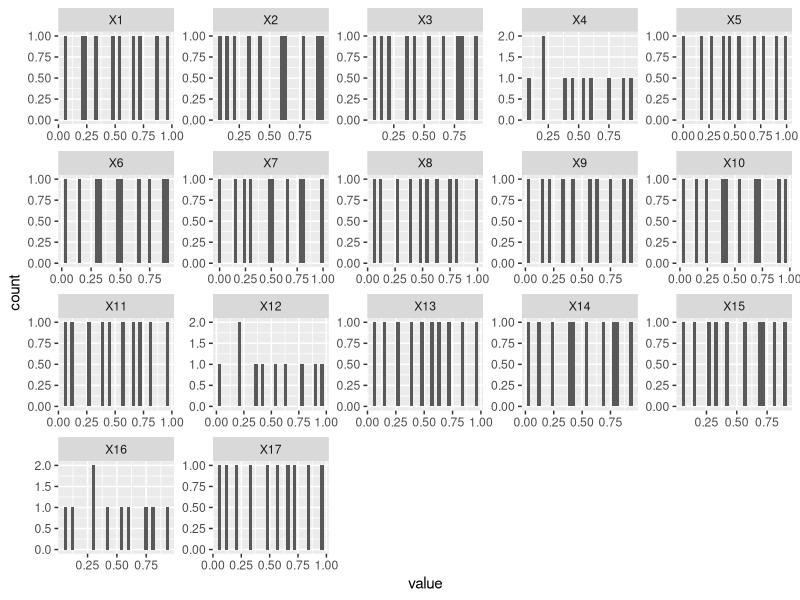
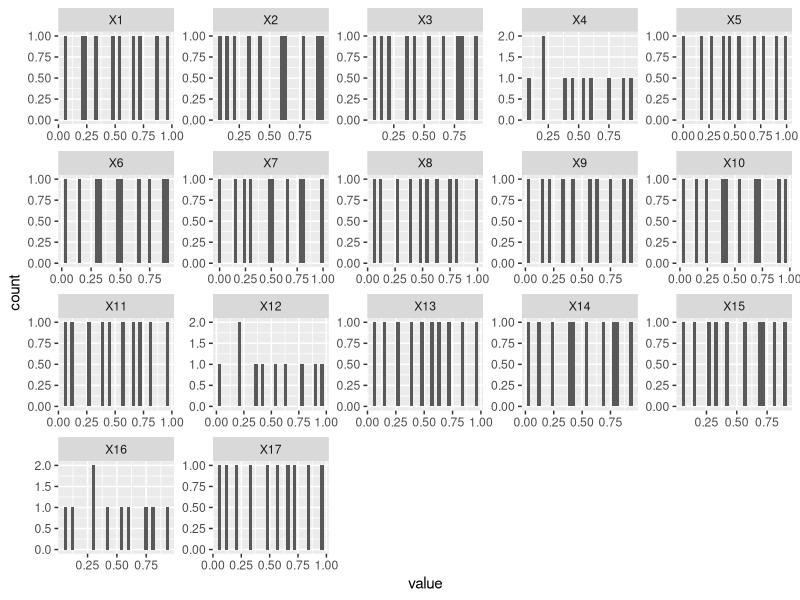

R code for these plots, in order:
#Lets load the lhs library
library(lhs)
library(ggplot2)
library(reshape)

#We will use the optimum lhs algorithm
#see http://rss.acs.unt.edu/Rdoc/library/lhs/html/optimumLHS.html

#Model design parameters
numberOfExperiments = 10	# How many experiments can we afford ?
numberOfParameters = 17

#Algorithm settings
maxSweeps=20	 		# The maximum number of times the algorithm may iterate ?
eps=.1				# The optimal stopping criterion

#we need to put the matrix in a data frame, so it gets headers etc, so we can work with it.
lhs=data.frame(optimumLHS(numberOfExperiments, numberOfParameters, maxSweeps, eps))

#make a histogram of each variable.
#We will do this to visualy inspect the uniformity of the data.

#We need to put the data in a two columns [ variable, value], or [X1, 0.223], so that we can plot it.
lhsMelt = melt(lhs)

#We will use 30 bins for each histogram
simpleHistogram = ggplot(data=lhsMelt, aes(x=value)) + geom_histogram(binwidth = 0.03) + facet_wrap(~ variable, scales="free") 
print(simpleHistogram)
ggsave(simpleHistogram, file="ExperimentDistributionHistogram.png") 



#Now we must scale the sample values so that we get paramter values out.
#LSH gives you numbers from [0 1]
#There are a few ways to do this.
#
# The seven parameters that need to be taken into account for experiment 1:
# 1. The belief tree aims (3 profiles) - 1 of 3
# 2. The affiliation weight 1 - from 0.7 to 0.8
# 3. The affiliation weight 2 - from 0.8 to 0.9
# 4. The affiliation weight 3 - from 0.9 to 1.0
# 5. The affiliation distribution 1 - from 25 to 50
# 6. The affiliation distribution 2 - from 25 to 50
# 7. The elecorate influence on policymakers - from 0.001 to 0.010
# 8. The resource potency parameter - from 1 to 10
# 9. The resource weight action - from 0.05 to 0.20
# 10. The trust decay coefficient - from 0.01-0.10
# 11. The conflict level coefficient 1 - from 0.7 to 0.8
# 12. The conflict level coefficient 2 - from 0.8 to 0.9
# 13. The conflict level coefficient 3 - from 0.9 to 1.0
# 14. The team gap in belief - from 0.6 to 1.0
# 15. The team gap in closeness of problem - fom 0.2 to 0.7
# 16. The team gap in closeness of policy - from 0.2 to 0.7
# 17. The ACF threshold - from 0.15 to 0.55

# 1. The belief tree aims
#partitions1=3
# we count backwards to avoid overwriting the values we already set to 1.
#for (i in partitions1:0) {
#  lhs$X1[which(lhs$X1 > (i-1)/partitions1 & lhs$X1 <= i/partitions1)] = i
#}
lhs$X1 = 1

# 2. The affiliation weight 1
lhs$X2 = 0.7

# 3. The affiliation weight 2
lhs$X3 = 0.8

# 4. The affiliation weight 3
lhs$X4 = 0.9

# 5. The affiliation distribution 1
#lhs$X5 = 33
lhs$X5 = 1+lhs$X5*49

# 6. The affiliation distribution 2
lhs$X6 = 0

# 7. The elecorate influence on policymakers
#lhs$X7 = 0.001+lhs$X7*0.009
lhs$X7 = 0.001

# 8. The resource potency parameter
#lhs$X8 = 1+lhs$X8*9
lhs$X8 = 1

# 9. The resource weight action
#lhs$X9 = 0.05+lhs$X9*0.15
lhs$X9 = 0.1

# 10. The trust decay coefficient - from 0.01-0.10
#lhs$X10 = 0.01+lhs$X10*0.09
lhs$X10 = 0.05

# 11. The conflict level coefficient 1 - from 0.7 to 0.8
#lhs$X11 = 0.7+lhs$X11*0.1
lhs$X11 = 0.7

# 12. The conflict level coefficient 2 - from 0.8 to 0.9
#lhs$X12 = 0.8+lhs$X12*0.1
lhs$X12 = 0.8

# 13. The conflict level coefficient 3 - from 0.9 to 1.0
#lhs$X13 = 0.9+lhs$X13*0.1
lhs$X13 = 0.9

# 14. The team gap in belief - from 0.6 to 1.0
#lhs$X14 = 0.6+lhs$X14*0.4
lhs$X14 = 0.8

# 15. The team gap in closeness of problem - fom 0.2 to 0.7
#lhs$X15 = 0.2+lhs$X15*0.5
lhs$X15 = 0.5

# 16. The team gap in closeness of policy - from 0.2 to 0.7
#lhs$X16 = 0.2+lhs$X16*0.5
lhs$X16 = 0.5

# 17. The ACF threshold - from 0.15 to 0.55
#lhs$X17 = 0.15+lhs$X17*0.4
lhs$X17 = 0.35

#1. our parameter value goes from [0  X]
#2. we have a base value and add a arange to it [x+0 x+y]
#3. a parameter is a boolean
#4. a parameter is a switch 1,2,3

#X1 whould be sweeped from [0 250]
#lhs$X1=lhs$X1*250

#X2 is swept from [300 350]
#lhs$X2=300+lhs$X2*50

#X3 is a boolean. If the sample value is below 0.5 is is TRUE, otherwise it is FALSE
#We ave to set the >= 0.5 first, otehrwise everything gets set to false.
#lhs$X3[which(lhs$X3 >= 0.5)] = "false"
#lhs$X3[which(lhs$X3 < 0.5)] = "true"

#x4 is a switch variable, having n possible values, 1,2,3...n We partition the [0 1] space into n parts, and test whether the value fall in, and assign a value to it.
#partitions=5

# we count backwards to avoid overwriting the values we already set to 1.
#for (i in partitions:1) {
#lhs$X4[which(lhs$X4 > (i-1)/partitions & lhs$X4 <= i/partitions)] = i
#}



#Now, lets save the data to a space separated file, no row or column names. 
#Note that we ARE NOT using CSV, as NetLogos file-read function expects space separated values
#You have to be careful when you read the experiment into NetLogo, to get the same order of parameters right.
write.table(lhs,file="Experiments_LHS_6.data",sep=",",row.names = FALSE,col.names = FALSE,quote = FALSE)

#This data file can be read into NetLogo and parameter values set up. See LhsExperiment.nlogo for a exampel how to do this.
